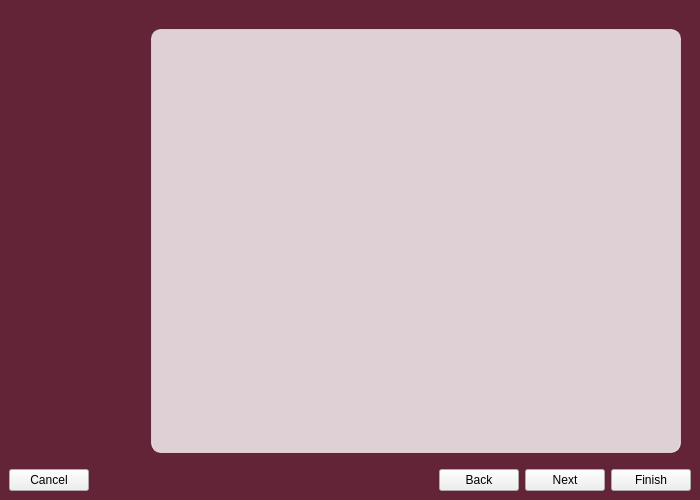
<?xml version="1.0" encoding="UTF-8"?>
<ui version="4.0">
 <class>kaptanUI</class>
 <widget class="QWidget" name="kaptanUI">
  <property name="geometry">
   <rect>
    <x>0</x>
    <y>0</y>
    <width>700</width>
    <height>500</height>
   </rect>
  </property>
  <property name="windowTitle">
   <string>Kaptan Desktop</string>
  </property>
  <property name="windowIcon">
   <iconset resource="raw.qrc">
    <normaloff>:/raw/pics/cr64-app-kaptan.png</normaloff>:/raw/pics/cr64-app-kaptan.png</iconset>
  </property>
  <property name="styleSheet">
   <string notr="true">
#kaptan{
	
       background-image:url(':/raw/pics/bg.png');
       background-repeat: no-repeat;
       background-position: left top;
       background-color: #642437;
       alternate-background-color: gray;
       selection-background-color: gray;

}

QStackedWidget#mainStack {
	color: white;
     border-style: outset;
     border-width: 1px;
     border-radius: 10px;
     border-color: rgba(255, 255, 255, 152);

}
</string>
  </property>
  <layout class="QGridLayout" name="gridLayout_3">
   <property name="margin">
    <number>0</number>
   </property>
   <item row="0" column="0">
    <widget class="QWidget" name="kaptan" native="true">
     <layout class="QGridLayout" name="gridLayout_2">
      <item row="0" column="0">
       <layout class="QGridLayout" name="gridLayout">
        <item row="1" column="0" rowspan="3" colspan="3">
         <widget class="QLabel" name="labelMenu">
          <property name="font">
           <font>
            <pointsize>11</pointsize>
           </font>
          </property>
          <property name="autoFillBackground">
           <bool>false</bool>
          </property>
          <property name="styleSheet">
           <string notr="true">color:black</string>
          </property>
          <property name="text">
           <string/>
          </property>
          <property name="alignment">
           <set>Qt::AlignLeading|Qt::AlignLeft|Qt::AlignTop</set>
          </property>
          <property name="indent">
           <number>10</number>
          </property>
         </widget>
        </item>
        <item row="0" column="0" colspan="3">
         <widget class="QLabel" name="labelLogo">
          <property name="sizePolicy">
           <sizepolicy hsizetype="Fixed" vsizetype="Fixed">
            <horstretch>0</horstretch>
            <verstretch>0</verstretch>
           </sizepolicy>
          </property>
          <property name="minimumSize">
           <size>
            <width>80</width>
            <height>80</height>
           </size>
          </property>
          <property name="styleSheet">
           <string notr="true">margin-left:14px;</string>
          </property>
          <property name="text">
           <string/>
          </property>
          <property name="pixmap">
           <pixmap resource="raw.qrc">:/raw/pics/kaptan-logo.png</pixmap>
          </property>
         </widget>
        </item>
        <item row="2" column="0">
         <spacer name="horizontalSpacer">
          <property name="orientation">
           <enum>Qt::Horizontal</enum>
          </property>
          <property name="sizeType">
           <enum>QSizePolicy::Fixed</enum>
          </property>
          <property name="sizeHint" stdset="0">
           <size>
            <width>120</width>
            <height>20</height>
           </size>
          </property>
         </spacer>
        </item>
       </layout>
      </item>
      <item row="0" column="1">
       <layout class="QVBoxLayout" name="verticalLayout_4">
        <item>
         <spacer name="verticalSpacer">
          <property name="orientation">
           <enum>Qt::Vertical</enum>
          </property>
          <property name="sizeType">
           <enum>QSizePolicy::Fixed</enum>
          </property>
          <property name="sizeHint" stdset="0">
           <size>
            <width>20</width>
            <height>10</height>
           </size>
          </property>
         </spacer>
        </item>
        <item>
         <widget class="QStackedWidget" name="mainStack">
          <property name="sizePolicy">
           <sizepolicy hsizetype="Expanding" vsizetype="Expanding">
            <horstretch>0</horstretch>
            <verstretch>0</verstretch>
           </sizepolicy>
          </property>
          <property name="styleSheet">
           <string notr="true">QStackedWidget#mainStack{background-color:rgba(255, 255, 255,200);
margin: 10px;
}</string>
          </property>
          <property name="lineWidth">
           <number>0</number>
          </property>
          <property name="currentIndex">
           <number>0</number>
          </property>
          <widget class="QWidget" name="page"/>
         </widget>
        </item>
       </layout>
      </item>
      <item row="1" column="0" colspan="2">
       <layout class="QHBoxLayout" name="horizontalLayout_2">
        <item>
         <widget class="QPushButton" name="buttonCancel">
          <property name="styleSheet">
           <string notr="true">color:black</string>
          </property>
          <property name="text">
           <string>Cancel</string>
          </property>
         </widget>
        </item>
        <item>
         <spacer name="horizontalSpacer_2">
          <property name="orientation">
           <enum>Qt::Horizontal</enum>
          </property>
          <property name="sizeHint" stdset="0">
           <size>
            <width>40</width>
            <height>20</height>
           </size>
          </property>
         </spacer>
        </item>
        <item>
         <widget class="QPushButton" name="buttonBack">
          <property name="styleSheet">
           <string notr="true">color:black</string>
          </property>
          <property name="text">
           <string>Back</string>
          </property>
         </widget>
        </item>
        <item>
         <widget class="QPushButton" name="buttonNext">
          <property name="styleSheet">
           <string notr="true">color:black</string>
          </property>
          <property name="text">
           <string>Next</string>
          </property>
         </widget>
        </item>
        <item>
         <widget class="QPushButton" name="buttonFinish">
          <property name="styleSheet">
           <string notr="true">color:black</string>
          </property>
          <property name="text">
           <string>Finish</string>
          </property>
         </widget>
        </item>
       </layout>
      </item>
     </layout>
    </widget>
   </item>
  </layout>
 </widget>
 <resources>
  <include location="raw.qrc"/>
 </resources>
 <connections/>
</ui>
